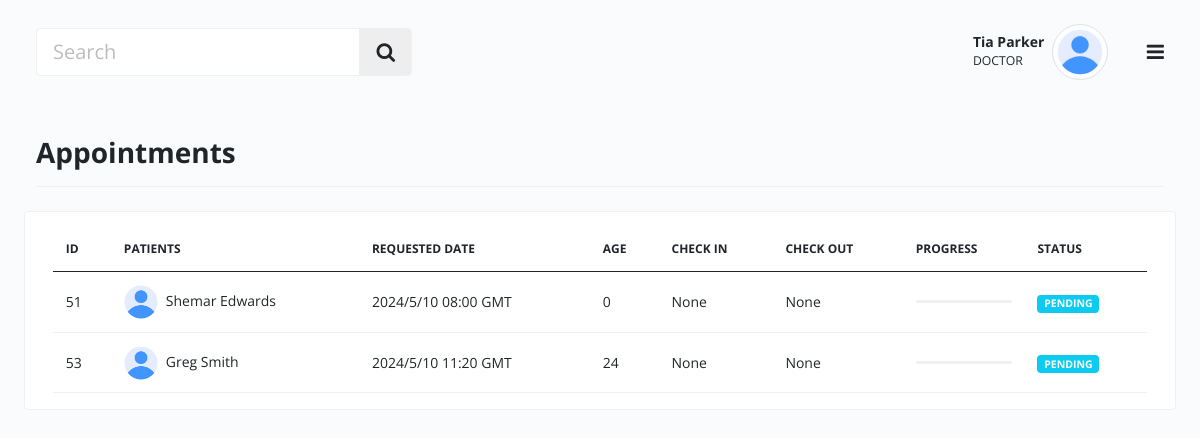
Before: /appointments (signed in) with the older database file.
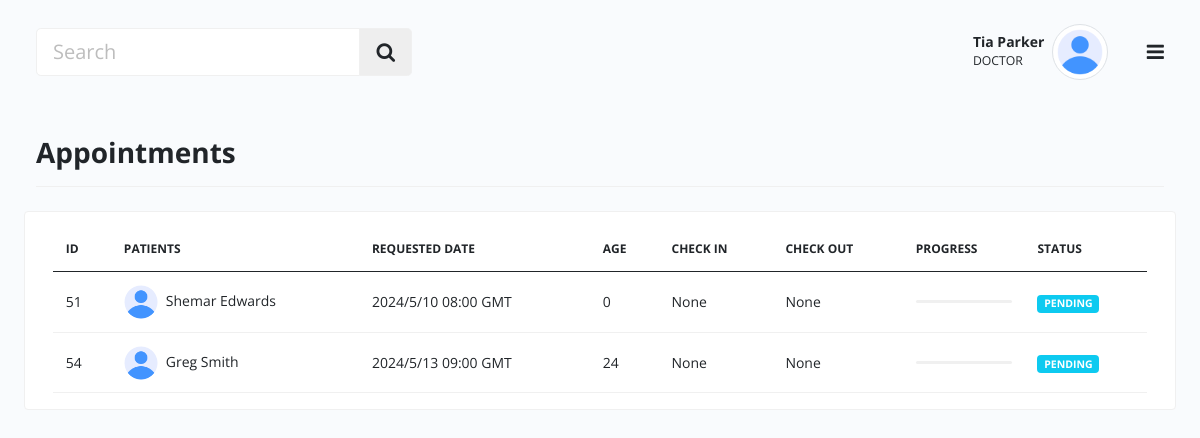
After: the same page with the newer database file.
### tables this page shows
CREATE TABLE users (
    id INTEGER PRIMARY KEY AUTOINCREMENT,
    dob TEXT NOT NULL,
    first_name TEXT NOT NULL,
    last_name TEXT NOT NULL,
    user_role TEXT NOT NULL,
    email TEXT NOT NULL UNIQUE,
    gender TEXT NOT NULL,
    phone_number TEXT NOT NULL,
    passcode TEXT NOT NULL
);

CREATE TABLE appointments (
    id INTEGER PRIMARY KEY AUTOINCREMENT,
    doctor_id TEXT NOT NULL,
    patient_id TEXT NOT NULL,
    room_id TEXT NULL,
    approved BOOLEAN DEFAULT false,
    date TEXT NOT NULL,
    date_admitted TEXT NULL,
    date_dischared TEXT NULL,
    status TEXT DEFAULT 'PENDING',
    progress INTEGER DEFAULT 0
);

### app.py (the view)
@app.route("/appointments", methods=('GET', 'POST'))
def appointments():
    user_id = str(g.user['id'])
    data = []
    db = get_db()
    appointments = db.execute("SELECT * FROM appointments").fetchall()
    notifications = db.execute(f"SELECT * FROM notifications WHERE user_id = '{g.user['id']}'").fetchall()
    for a in appointments:
        user = db.execute(f"SELECT * FROM users where id = {a['patient_id']}").fetchone()
        temp = {'user_id':user['id'],'doctor_id': a['doctor_id'], 'id': a['id'],'age': calculate_age(user['dob']), 'patient_name': f"{user['first_name']} {user['last_name']}", 'date_admitted': a['date_admitted'], 'date_discharged': a['date_dischared'], 'status': a['status'],'progress': a['progress'],'schedule_date': a['date'], 'style_width': f"style=width: {a['progress']}%;"}
        data.append(temp)
    if g.user['user_role'] == 'PATIENT':
        data = [x for x in data if str(x['user_id']) == user_id]
    else:
        if g.user['user_role'] != 'ADMINISTRATOR':
            data = [v for v in data if str(v['doctor_id']) == user_id]
    return render_template("appointments.html", data=data, notifications=notifications)

### api_routes/api_auth.py (called while the page is built)
@bp.before_app_request
def load_logged_in_user():
    user_id = session.get('user_id')
    if user_id is None:
        g.user = None
    else:
        g.user = get_db().execute(
            'SELECT * FROM users WHERE id = ?', (user_id,)
        ).fetchone()

### db.py (called while the page is built)
def dict_factory(cursor, row):
    d = {}
    for idx, col in enumerate(cursor.description):
        d[col[0]] = row[idx]
    return d

def get_db():
    if 'db' not in g:
        g.db = sqlite3.connect(
            'database.db',
            detect_types=sqlite3.PARSE_DECLTYPES
        )
        g.db.row_factory = dict_factory
    return g.db

### helper.py (called while the page is built)
def calculate_age(do):
    dob = datetime.strptime(do, "%Y-%m-%d").date()
    today = datetime.now().date()
    age = today.year - dob.year
    if (today.month, today.day) < (dob.month, dob.day):
        age -= 1
    return age

### templates/appointments.html (shortened to what this page needs)
{% extends 'base.html' %}
{% block content %}
    <div class="main px-lg-4 px-md-4">
        {% include 'shared/header.html'%}
        <div class="body d-flex py-3">
            <div class="container-xxl">
                <div class="row align-items-center">
                    <div class="border-0 mb-4">
                        <div class="card-header py-3 no-bg bg-transparent d-flex align-items-center px-0 justify-content-between border-bottom flex-wrap">
                            <h3 class="fw-bold mb-0">Appointments</h3>
                        </div>
                    </div>
                </div>
                <div class="row mb-3">
                    <div class="card">
                        <div class="card-body">
                            <table id="patient-table" class="table table-hover align-middle mb-0" style="width: 100%;">
                                <thead>
                                    <tr>
                                        <th>Id</th>
                                        <th>Patients</th>
                                        <th>Requested Date</th>
                                        <th>Age</th>
                                        <th>Check In</th>
                                        <th>Check Out</th>
                                        <th>Progress</th>
                                        <th>Status</th>
                                    </tr>
                                </thead>
                                <tbody>
                                    {% for a in data %}
                                    <tr>
                                        <td>{{a.id}}</td>
                                        <td><img src="{{url_for('static', filename='assets/images/profile.png')}}" class="avatar  rounded-circle me-2" alt="profile-image"><span>{{a.patient_name}} </span></td>
                                        <td>{{a.schedule_date}}</td>
                                        <td>{{a.age}}</td>
                                        <td>{{a.date_admitted}}</td>
                                        <td>{{a.date_discharged}}</td>
                                        <td>
                                            <div class="progress" style="height: 3px;">
                                            </div>
                                        </td>
                                        <td><span class="badge bg-info">{{a.status}}</span></td>
                                    </tr>
                                    {% endfor %}
                                </tbody>
                            </table>
                        </div>
                    </div>
                </div>
            </div>
        </div>
    </div>
{% endblock %}

### templates/base.html (shortened to what this page needs)
<!doctype html>
<html class="no-js" lang="en" dir="ltr">
<head>
    <link rel="stylesheet" href="{{ url_for('static', filename='assets/css/ihealth.style.min.css') }}">
    <link rel="stylesheet" href="{{ url_for('static', filename='assets/plugin/datatables/responsive.dataTables.min.css') }}">
    <link rel="stylesheet" href="{{ url_for('static', filename='assets/plugin/datatables/dataTables.bootstrap5.min.css') }}">
    <link rel="stylesheet" href="https://cdn.jsdelivr.net/npm/@event-calendar/build@2.7.0/event-calendar.min.css">
</head>
<body>
<div id="ihealth-layout" class="theme-tradewind">
    {% block content %}{% endblock %}
</div>
</body>
</html>

### templates/shared/header.html (shortened to what this page needs)
<div class="header">
    <nav class="navbar py-4">
        <div class="container-xxl">
            <div class="h-right d-flex align-items-center mr-5 mr-lg-0 order-1">
                <div class="d-flex">
                    <a class="nav-link text-primary collapsed" href="help.html" title="Get Help">
                        <i class="icofont-info-square fs-5"></i>
                    </a>
                </div>
                <div class="dropdown notifications zindex-popover">
                    <a class="nav-link dropdown-toggle pulse" href="#" role="button" data-bs-toggle="dropdown">
                        <i class="icofont-alarm fs-5"></i>
                    </a>
                </div>
                <div class="dropdown user-profile ml-2 ml-sm-3 d-flex align-items-center zindex-popover">
                    <div class="u-info me-2">
                        <p class="mb-0 text-end line-height-sm "><span class="font-weight-bold">{{g.user.first_name}} {{g.user.last_name}}</span></p>
                        <small>{{ g.user.user_role }}</small>
                    </div>
                    <a class="nav-link dropdown-toggle pulse p-0" href="#" role="button" data-bs-toggle="dropdown" data-bs-display="static">
                        <img class="avatar lg rounded-circle img-thumbnail" src="{{url_for('static', filename='assets/images/profile.png')}}" alt="profile">
                    </a>
                </div>
                <div class="setting ms-2">
                    <a href="#" data-bs-toggle="modal" data-bs-target="#Settingmodal"><i class="icofont-gear-alt fs-5"></i></a>
                </div>
            </div>
            <button class="navbar-toggler p-0 border-0 menu-toggle order-3" type="button" data-bs-toggle="collapse" data-bs-target="#mainHeader">
                <span class="fa fa-bars"></span>
            </button>
            <div class="order-0 col-lg-4 col-md-4 col-sm-12 col-12 mb-3 mb-md-0 ">
                <div class="input-group flex-nowrap input-group-lg">
                    <input type="search" class="form-control" placeholder="Search" aria-label="search" aria-describedby="addon-wrapping">
                    <button type="button" class="input-group-text" id="addon-wrapping"><i class="fa fa-search"></i></button>
                </div>
            </div>
        </div>
    </nav>
</div>

Changed rows visible on the page:
removed appointments: id "53", patient_name "Greg Smith", schedule_date "2024/5/10 11:20 GMT", age "24", date_admitted "None", date_discharged "None", status "PENDING"
added appointments: id "54", patient_name "Greg Smith", schedule_date "2024/5/13 09:00 GMT", age "24", date_admitted "None", date_discharged "None", status "PENDING"
